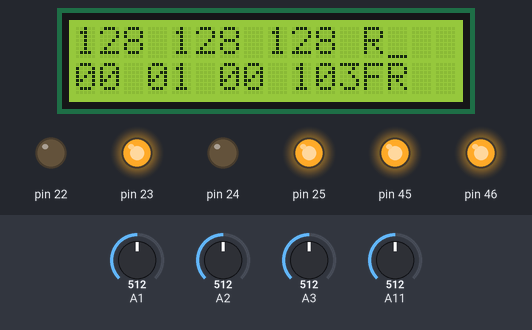
Bench run of a sketch on a simulated Arduino Mega 2560, built with avr-gcc and run on an emulated ATmega2560. On the bench: 16×2 character LCD, output pins drawn as LEDs (lit = HIGH). Wiring (inferred from the names in the program): character LCD (HD44780): RS pin 37; R/W pin 36; E pin 35; data pin 33, pin 32, pin 31, pin 30. Dashed ring = blinking. Inputs (shaded band) come from the test bench; at power-on: A11 = 512, A2 = 512, A1 = 512, A3 = 512. Pins used as bus, display or sensor lines are not drawn.

Above: at 1.2 s.
1.3 s: A11 set to 303
At 4.1 s:
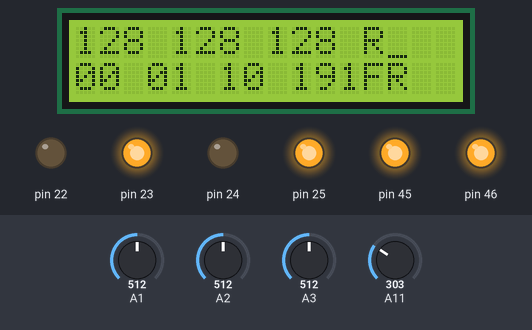
4.2 s: A11 set to 280
At 6.0 s:
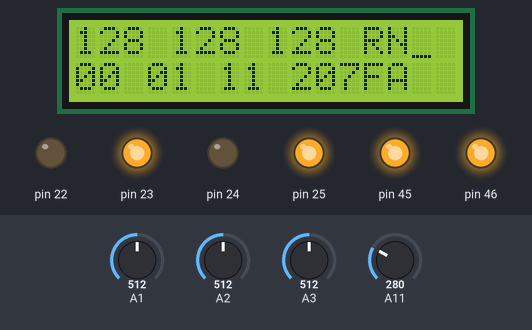
8.3 s: A2 set to 72
At 12.3 s:
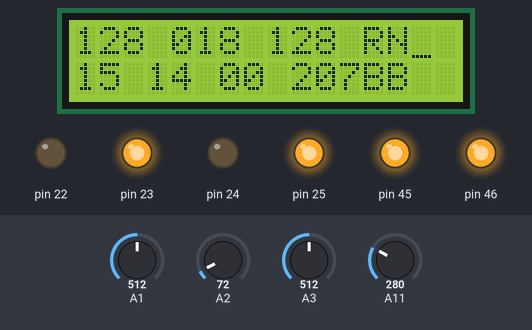
12.4 s: A2 set to 61
16.5 s: A2 set to 160
At 20.4 s:
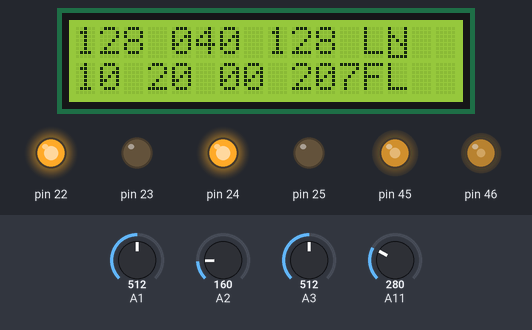
20.6 s: A2 set to 40
At 21.1 s:
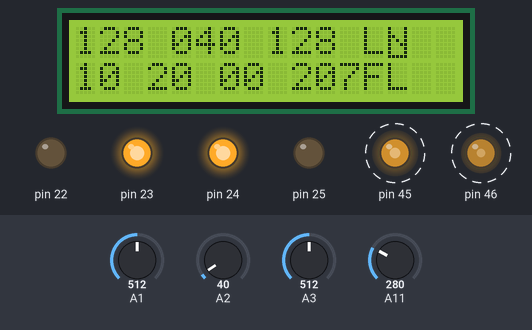
Timing chart, 0 to 72.2 s (numbered marks = the images above; inputs shaded):
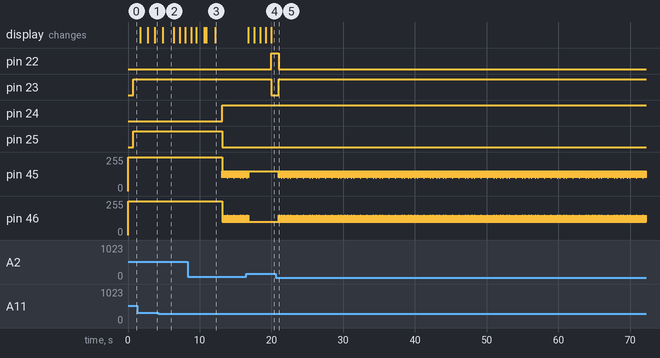

Measured:
- the behaviour switches between 288 and 287 on A11 (found by bisection; images 1 and 2)
- after the input at 4.2 s, the display: changes after 0.61 s (image 2)
- after the input at 12.4 s, pin 22: stays LOW (without the input it goes to HIGH after 3.8 s); pin 23: stays HIGH (without the input it goes to LOW after 3.8 s); pin 24: LOW → HIGH after 0.74 s instead of 3.8 s; pin 25: HIGH → LOW after 0.74 s instead of 3.8 s; pin 45: alternates 150/255 for 0.16 s and 100/255 for 0.02 s, starting after 0.74 s
- after the input at 16.5 s, pin 22: LOW → HIGH after 3.4 s; pin 23: HIGH → LOW after 3.4 s; pin 45: goes on until 16.8 s, then stays 150/255; pin 46: goes on until 16.8 s, then stays 100/255; the display: first changes after 0.29 s (image 4 shows a later state)
- after the input at 20.6 s, pin 24: stops changing and stays HIGH; pin 25: stops changing and stays LOW; pin 45: alternates 150/255 for 0.16 s and 100/255 for 0.02 s, starting after 0.42 s; pin 46: alternates 150/255 for 0.02 s and 100/255 for 0.16 s, starting after 0.42 s
- what the display in image 2 shows lasts 1.6 s, from 4.8 s to 6.4 s

The sketch:

v6.ino
```cpp
#define __OPTIMIZE__ -O0
#define F_CPU 14745600
#include <avr/io.h>
#include <avr/interrupt.h>
#include <util/delay.h>

#include <math.h> //included to support power function
#include "lcd.c"


#define THRESHOLD 0x10 //   set threshold for White_line_Sensor
#define V_MAX 150
#define V_MIN 50
#define V_SOFT 100
#define NODE_1 (Left_white_line>THRESHOLD && Center_white_line>THRESHOLD && Right_white_line<THRESHOLD)
#define NODE_2 (Left_white_line<THRESHOLD && Center_white_line>THRESHOLD && Right_white_line>THRESHOLD)
#define NODE_3 (Left_white_line>THRESHOLD && Center_white_line>THRESHOLD && Right_white_line>THRESHOLD)
#define PATH (Left_white_line<THRESHOLD && Center_white_line>THRESHOLD && Right_white_line<THRESHOLD)
#define NODE (NODE_1||NODE_2||NODE_3)
#define WHITE (Left_white_line<THRESHOLD && Center_white_line<THRESHOLD && Right_white_line<THRESHOLD)
#define LEFT_DEVIATION (Right_white_line>THRESHOLD)
#define RIGHT_DEVIATION (Left_white_line>THRESHOLD)

void port_init();
void get_input();

unsigned char ADC_Conversion(unsigned char);
unsigned char ADC_Value;
unsigned char sharp, distance, adc_reading;
unsigned int value;
unsigned char flag = 0;
unsigned char Left_white_line = 0;
unsigned char Center_white_line = 0;
unsigned char Right_white_line = 0;
int x,y,p,q,l,r,SHARP_IR;

void fwdA (void);
void  fwdB(void);
void  q0(void);
void  q5(void);
//void follower(void);

//Function to configure LCD port
void lcd_port_config (void)
{
 DDRC = DDRC | 0xF7; //all the LCD pin's direction set as output
 PORTC = PORTC & 0x80; // all the LCD pins are set to logic 0 except PORTC 7
}

//ADC pin configuration
void adc_pin_config (void)
{
 DDRF = 0x00;
 PORTF = 0x00;
 DDRK = 0x00;
 PORTK = 0x00;
}

//Function to configure ports to enable robot's motion
void motion_pin_config (void)
{
 DDRA = DDRA | 0x0F;
 PORTA = PORTA & 0xF0;
 DDRL = DDRL | 0x18;   //Setting PL3 and PL4 pins as output for PWM generation
 PORTL = PORTL | 0x18; //PL3 and PL4 pins are for velocity control using PWM.
}

//Function to Initialize PORTS
void port_init()
{
  lcd_port_config();
  adc_pin_config();
  timer5_init();
  motion_pin_config();
}

// Timer 5 initialized in PWM mode for velocity control
// Prescale:256
// PWM 8bit fast, TOP=0x00FF
// Timer Frequency:225.000Hz

void timer5_init()
{
  TCCR5B = 0x00;  //Stop
  TCNT5H = 0xFF;  //Counter higher 8-bit value to which OCR5xH value is compared with
  TCNT5L = 0x01;  //Counter lower 8-bit value to which OCR5xH value is compared with
  OCR5AH = 0x00;  //Output compare register high value for Left Motor
  OCR5AL = 0xFF;  //Output compare register low value for Left Motor
  OCR5BH = 0x00;  //Output compare register high value for Right Motor
  OCR5BL = 0xFF;  //Output compare register low value for Right Motor
  OCR5CH = 0x00;  //Output compare register high value for Motor C1
  OCR5CL = 0xFF;  //Output compare register low value for Motor C1
  TCCR5A = 0xA9;  /*{COM5A1=1, COM5A0=0; COM5B1=1, COM5B0=0; COM5C1=1 COM5C0=0}
            For Overriding normal port functionality to OCRnA outputs.
              {WGM51=0, WGMVELOCITY_MIN=1} Along With WGM52 in TCCR5B for Selecting FAST PWM 8-bit Mode*/

  TCCR5B = 0x0B;  //WGM12=1; CS12=0, CS11=1, CS10=1 (Prescaler=64)
}


//Function To Print Sesor Values At Desired Row And Coloumn Location on LCD


//Function for velocity control
void velocity (unsigned char left_motor, unsigned char right_motor)
{
  OCR5AL = (unsigned char)left_motor;
  OCR5BL = (unsigned char)right_motor;
}

void adc_init()
{
  ADCSRA = 0x00;
  ADCSRB = 0x00;    //MUX5 = 0
  ADMUX = 0x20;   //Vref=5V external --- ADLAR=1 --- MUX4:0 = 0000
  ACSR = 0x80;
  ADCSRA = 0x86;    //ADEN=1 --- ADIE=1 --- ADPS2:0 = 1 1 0
}

void init_devices (void)
{
  cli();   //Clears the global interrupts
  port_init();
  adc_init();
  sei();   //Enables the global interrupts
}

//Function For ADC Conversion
unsigned char ADC_Conversion(unsigned char Ch)
{
  unsigned char a;
  if(Ch>7)
  {
    ADCSRB = 0x08;
  }
  Ch = Ch & 0x07;
  ADMUX= 0x20| Ch;
  ADCSRA = ADCSRA | 0x40;   //Set start conversion bit
  while((ADCSRA&THRESHOLD)==0);  //Wait for conversion to complete
  a=ADCH;
  ADCSRA = ADCSRA|THRESHOLD; //clear ADIF (ADC Interrupt Flag) by writing 1 to it
  ADCSRB = 0x00;
  return a;
}

//Function To Print Sesor Values At Desired Row And Coloumn Location on LCD
void print_sensor(char row, char coloumn,unsigned char channel)
{
    ADC_Value = ADC_Conversion(channel);
  lcd_print(row, coloumn, ADC_Value, 3);
}

//Function for velocity control


//Function used for setting motor's direction
void motion_set (unsigned char Direction)
{
 unsigned char PortARestore = 0;

 Direction &= 0x0F;     // removing upper nibbel for the protection
 PortARestore = PORTA;    // reading the PORTA original status
 PortARestore &= 0xF0;    // making lower direction nibbel to 0
 PortARestore |= Direction; // adding lower nibbel for forward command and restoring the PORTA status
 PORTA = PortARestore;    // executing the command
}

void getinput_WL()
{
    Left_white_line = ADC_Conversion(3);  //Getting data of Left WL Sensor
    Center_white_line = ADC_Conversion(2);  //Getting data of Center WL Sensor
    Right_white_line = ADC_Conversion(1);   //Getting data ofRight WL Sensor

    print_sensor(1,1,3);  //Prints value of White Line Sensor1
    print_sensor(1,5,2);  //Prints Value of White Line Sensor2
    print_sensor(1,9,1);
 }

void getinput_sharp()
{
  sharp = ADC_Conversion(11);           //Stores the Analog value of front sharp connected to ADC channel 11 into variable "sharp"
  value = Sharp_GP2D12_estimation(sharp);   //Stores Distance calsulated in a variable "value".
  lcd_print(2,10,value,3);
}

unsigned int Sharp_GP2D12_estimation(unsigned char adc_reading)
{
  float distance;
  unsigned int distanceInt;
  distance = (int)(10.00*(2799.6*(1.00/(pow(adc_reading,1.1546)))));
  distanceInt = (int)distance;
  if(distanceInt>800)
   {
     distanceInt=800;
   }
  return distanceInt;
}

void lcd()
{
  lcd_print(2,1,x,1);
  lcd_print(2,2,y,1);
  lcd_print(2,4,p,1);
  lcd_print(2,5,q,1);
  lcd_print(2,7,l,1);
  lcd_print(2,8,r,1);
  lcd_print(2,10,value,3);
}

void forward (void) //both wheels forward
{
 //printf("\nforward");
 lcd_cursor(1,13);
 lcd_string("F");
 motion_set(0x06);
}

void left_turn (void) //Left wheel backward, Right wheel forward
{
 //printf("\nleft_turn");
 //printf("\ndelay(750)");
 lcd_cursor(1,13);
 lcd_string("L");
 motion_set(0x05);
 delay(600);
}

void right_turn (void) //Left wheel forward, Right wheel backward
{
  //printf("\nright_turn");
  //printf("\ndelay(750)");
   lcd_cursor(1,13);
 lcd_string("R");
  motion_set(0x0A);
  delay(600);
}

void stop1(void)
{
 lcd_cursor(1,13);
 lcd_string("S");
  motion_set(0x00);
}


/*void straight() //white=0 black=1
{
 printf("straight_mode\n");
 if(!(((White_line_sensor_1>=0x2F)&&(White_line_sensor_2>=0x2F)&&(White_line_sensor_3<0x2F))||((White_line_sensor_1>=0x2F)&&(White_line_sensor_2>=0x2F)&&(White_line_sensor_3>=0x2F))||((White_line_sensor_1<0x2F)&&(White_line_sensor_2>=0x2F)&&(White_line_sensor_3>=0x2F))))
 {

  forward();

 }
}*/

void left()
{
   //printf("left\n");
 lcd_cursor(2,13);
 lcd_string("FL");
 //if(!(NODE))
  //{

   left_turn();

  //}
  l+=1;
  if(r==2)
  {
    l=0;
    r=1;
  }
  if(l==3)
  {
    l=0;
    r=1;
  }
  if((l==2)&&(r==1))
  {
    l=1;
    r=0;
  }
  lcd();
}

void right()
{
   //printf("right_mode\n");
 /* if(!(((White_line_sensor_1>=0x2F)&&(White_line_sensor_2>=0x2F)&&(White_line_sensor_3<0x2F))||((White_line_sensor_1>=0x2F)&&(White_line_sensor_2>=0x2F)&&(White_line_sensor_3>=0x2F))||((White_line_sensor_1<0x2F)&&(White_line_sensor_2>=0x2F)&&(White_line_sensor_3>=0x2F))))
  {*/
lcd_cursor(2,13);
 lcd_string("FR");
   right_turn();

 // }
  r+=1;
  if(l==2)
  {
    r=0;
    l=1;
  }
  if(r==3)
  {
    r=0;
    l=1;
  }
  if((r==2)&&(l==1))
  {
    r=1;
    l=0;
  }
  lcd();
}

void updateA()
{
   //printf("upadateA\n");
 lcd_cursor(2,13);
 lcd_string("UA");
  if(l==1)
    { x--;}
  if(r==1)
    { x++;}
  if(l+r==2)
  {

    if((l==2)||(r==2))
      { y--;}
    else
      { y++;}
    l=0;
    r=0;
    }
    //printf("x=%d\ny=%d\np=%d\nq=%d\nl=%d\nr=%d\n",x,y,p,q,l,r);
 lcd();
}

void updateB()
{ //printf("updateB\n");
  lcd_cursor(2,13);
 lcd_string("UB");
  if(l==1)
    { x++;}
  if(r==1)
    { x--;}
  if(l+r==2)
  {
    if((l==2)||(r==2))
      { y++;}
    else
      { y--;}
    l=0;
    r=0;
  }
  //printf("x=%d\ny=%d\np=%d\nq=%d\nl=%d\nr=%d\n",x,y,p,q,l,r);
lcd();
}

void checkA()
{ //printf("checkA\n");
 lcd_cursor(2,13);
 lcd_string("CA");
  if(x>p)
   {

    left();

    fwdA();
   }
  if(x<p)
   {

    right();

    fwdA();
   }
  if(x==p)
   {
    if(y>q)
     {

      left();

      fwdA();
     }
    if(y<q)
     {

      right();

      fwdA();
     }
    else
     {

      q++;

      if(l==1)
      {

        right();
      }
      if(r==1)
      {

        left();
      }
      if((l==2)||(r==2))
       {

        left();

        left();
       }
      l=0;
      r=0;
     }
   }
   //printf("x=%d\ny=%d\np=%d\nq=%d\nl=%d\nr=%d\n",x,y,p,q,l,r);
lcd();
}

void checkB()
{//printf("checkB\n");
 lcd_cursor(2,13);
 lcd_string("CB");
  if(x>p)
   {

    right();

    fwdB();
   }
  if(x<p)
   {

    left();

    fwdB();
   }
  if(x==p)
   {
    if(y>q)
     {

      right();

      fwdB();
     }
    if(y<q)
     {

      left();

      fwdB();
     }
    else
     {
      q--;
      if(l==1)
      {

        right();
      }
      if(r==1)
      {

        left();
      }
      if((l==2)||(r==2))
       {

        left();

        left();

       }
      l=0;
      r=0;
     }
   }
   //printf("x=%d\ny=%d\np=%d\nq=%d\nl=%d\nr=%d\n",x,y,p,q,l,r);
lcd();
}

void fwdA()
{   //printf("fwdA\n");
   //follower();
 lcd_cursor(2,13);
 lcd_string("FA");
     //if (NODE)
    //{
  getinput_sharp();
  getinput_WL();
  if(value>200)
  {

   // straight();
    Black_Follower();
    updateA();

    checkA();

  }
  else
  {

    if((l==1)&&(r==1))
     {
      l=0;
      r=0;
     }

    right();

    fwdA();

  }
 //}
 /*else
 {
   Black_Follower();
 }   */
 // printf("x=%d\ny=%d\np=%d\nq=%d\nl=%d\nr=%d\n",x,y,p,q,l,r);/
 lcd();
}

void fwdB()
{
//printf("fwdB\n");
//follower();

  lcd_cursor(2,13);
 lcd_string("FB");
 getinput_WL();
 //if (NODE)
 //{
 getinput_sharp();
  if(value>200)
  {

   // straight();
   Black_Follower();

    updateB();

    checkB();

  }
  else
  {

    if((l==1)&&(r==1))
     {
      l=0;
      r=0;
     }

    left();

    fwdB();
  }
 //}
/* else
 {
   Black_Follower();
 } */
 // printf("x=%d\ny=%d\np=%d\nq=%d\nl=%d\nr=%d\n",x,y,p,q,l,r);
 lcd();
}

void A()
{
 //printf("A\n");
 lcd_cursor(2,13);
 lcd_string("AA");
 while(q<6)
  {
    //follower();
  //if (NODE)
  //  {
    getinput_sharp();
    getinput_WL();
    if(value>200)
     {

      //straight();
    Black_Follower();

      y++;
      q++;
    delay(100);
     // printf("x=%d\ny=%d\np=%d\nq=%d\nl=%d\nr=%d\n",x,y,p,q,l,r);
   lcd();
     }
    else
     {

      right();

      fwdA();
     }
  //}
  /* else
   {
     Black_Follower();
   } */
  }

 q=5;
 p++;
 //printf("x=%d\ny=%d\np=%d\nq=%d\nl=%d\nr=%d\n",x,y,p,q,l,r);
 lcd();
 right();
 r=0;
 //printf("x=%d\ny=%d\np=%d\nq=%d\nl=%d\nr=%d\n",x,y,p,q,l,r);
 lcd();
 q5();
}

void B()
{
  //printf("B\n");
  lcd_cursor(2,13);
 lcd_string("BB");

 while(q>-1)
  {
    //follower();
 //if (NODE)
 // {
  getinput_sharp();
  getinput_WL();
    if(value>200)
     {

      //straight();
    Black_Follower();

      y--;
      q--;
    delay(100);
      //printf("x=%d\ny=%d\np=%d\nq=%d\nl=%d\nr=%d\n",x,y,p,q,l,r);
    lcd();
     }
    else
     {

      right();

      fwdB();

     }
  //}
  /*else
  {
    Black_Follower();
  }*/

  }

 q=0;
 p++;
 //printf("x=%d\ny=%d\np=%d\nq=%d\nl=%d\nr=%d\n",x,y,p,q,l,r);
 lcd();
 if (p!=6)
 {
 left();
 l=0;

 q0();
 }
}


void q5()
{
  //printf("q5\n");
  lcd_cursor(2,13);
  lcd_string("Q5");
  //straight();
  Black_Follower();
  x++;
  right();
  r=0;
  q--;
  //printf("x=%d\ny=%d\np=%d\nq=%d\nl=%d\nr=%d\n",x,y,p,q,l,r);
  lcd();
}

void q0()
{
   //printf("q0\n");
   lcd_cursor(2,13);
   lcd_string("Q0");

 // straight();
  Black_Follower();
  x++;
  left();
  l=0;
  q++;
 // printf("x=%d\ny=%d\np=%d\nq=%d\nl=%d\nr=%d\n",x,y,p,q,l,r);
  lcd();
}

/*void Black_Follower(void)
{


  getinput_WL();
   lcd_cursor(1,14);
    lcd_string("P");
   if (NODE)
  {
  lcd_cursor(1,14);
  lcd_string("N");
    return;
  }
    if(PATH)
    {
      //flag=1;
      forward();
      velocity(V_MAX,V_MAX);
      lcd();
    }

    if(LEFT_DEVIATION)// && (flag==0))
    {
     // flag=1;
      forward();
      velocity(V_MAX,V_SOFT);
    }

   if(RIGHT_DEVIATION)// && (flag==0))
    {
      //flag=1;
      forward();
      velocity(V_SOFT,V_MAX);
    }
  if (WHITE)
  {
    stop1();
    velocity(0,0);
  }
   /* if(NODE_1||NODE_2||NODE_3)
    {
      /*b=b+1;
      lcd_print(2,1,b,2);
      delay(100);
    return;
    }*/
   /*if (WHITE)
    {
      stop1();
      velocity(0,0);
    }

  }*/
  void Black_Follower(void)
{
  getinput_WL();
  while(!NODE)
  {
  getinput_WL();
   lcd_cursor(1,14);
    lcd_string("P");
    if(PATH)
    {
     // flag=1;
      forward();
      velocity(V_MAX,V_MAX);
      lcd();
    }

    if(LEFT_DEVIATION) // && (flag==0))
    {
      //flag=1;
      forward();
      velocity(V_MAX,V_SOFT);
    }

   if(RIGHT_DEVIATION) // && (flag==0))
    {
      //flag=1;
      forward();
      velocity(V_SOFT,V_MAX);
    }
  }
  /* if(NODE_1||NODE_2||NODE_3)
    {
      /*b=b+1;
      lcd_print(2,1,b,2);
      delay(100);
    return;
    }*/
   if (WHITE)
    {
      stop1();
      velocity(0,0);
    }
    lcd_cursor(1,14);
    lcd_string("N");
    delay(250);
   return;
  }


void setup()
{
  init_devices();
  lcd_set_4bit();
  lcd_init();
}

void loop()
{
//printf("main");

   getinput_WL();
    //print_sensor(2,9,11);             //Analog Value Of Front Sharp Sensor
   flag=0;

    print_sensor(1,1,3);  //Prints value of White Line Sensor1
    print_sensor(1,5,2);  //Prints Value of White Line Sensor2
    print_sensor(1,9,1);  //Prints Value of White Line Sensor3
   x=0;
   y=0;
   p=0;
   q=1;
   l=0;
   r=0;
    lcd();
   while(p<6)
    {
     if(p%2==0)
      A();
     else
      B();
    }
   left();
   left();
  }
```

Source omitted: lcd.c (4279 bytes)
